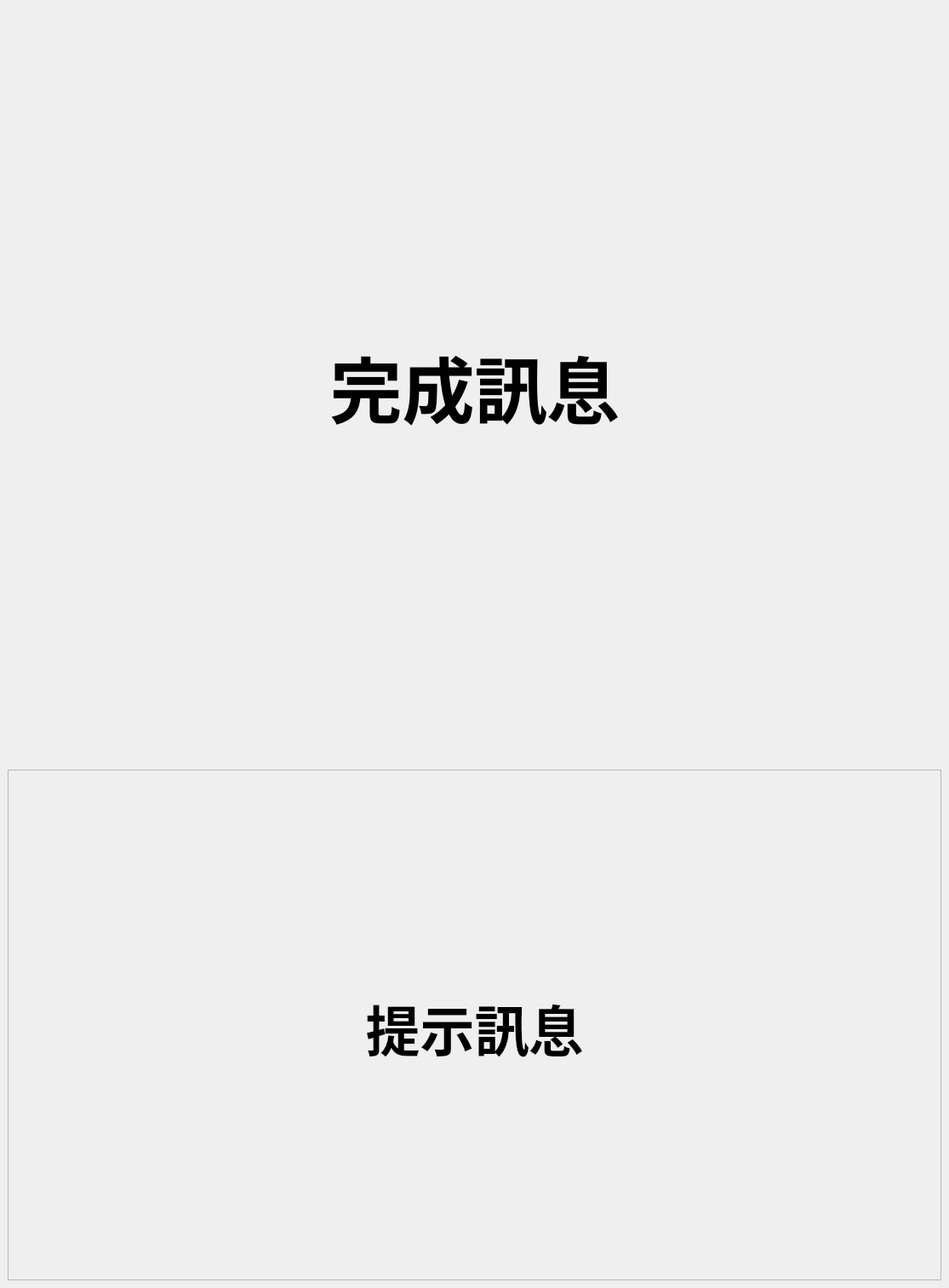
<?xml version="1.0" encoding="UTF-8"?>
<ui version="4.0">
 <class>WindowCompleted</class>
 <widget class="QMainWindow" name="WindowCompleted">
  <property name="geometry">
   <rect>
    <x>0</x>
    <y>0</y>
    <width>1115</width>
    <height>1513</height>
   </rect>
  </property>
  <property name="windowTitle">
   <string>主畫面</string>
  </property>
  <widget class="QWidget" name="centralwidget">
   <layout class="QGridLayout" name="gridLayout">
    <item row="1" column="0">
     <widget class="QLabel" name="label_message">
      <property name="font">
       <font>
        <family>微軟正黑體</family>
        <pointsize>64</pointsize>
        <weight>75</weight>
        <bold>true</bold>
       </font>
      </property>
      <property name="text">
       <string>完成訊息</string>
      </property>
      <property name="alignment">
       <set>Qt::AlignCenter</set>
      </property>
     </widget>
    </item>
    <item row="3" column="0">
     <widget class="QFrame" name="frame">
      <property name="minimumSize">
       <size>
        <width>0</width>
        <height>600</height>
       </size>
      </property>
      <property name="maximumSize">
       <size>
        <width>16777215</width>
        <height>16777215</height>
       </size>
      </property>
      <property name="frameShape">
       <enum>QFrame::StyledPanel</enum>
      </property>
      <property name="frameShadow">
       <enum>QFrame::Raised</enum>
      </property>
      <layout class="QVBoxLayout" name="verticalLayout">
       <item>
        <widget class="QFrame" name="frame_2">
         <property name="frameShape">
          <enum>QFrame::StyledPanel</enum>
         </property>
         <property name="frameShadow">
          <enum>QFrame::Raised</enum>
         </property>
        </widget>
       </item>
       <item>
        <spacer name="verticalSpacer_8">
         <property name="orientation">
          <enum>Qt::Vertical</enum>
         </property>
         <property name="sizeHint" stdset="0">
          <size>
           <width>20</width>
           <height>40</height>
          </size>
         </property>
        </spacer>
       </item>
       <item>
        <widget class="QLabel" name="label_hint">
         <property name="font">
          <font>
           <family>微軟正黑體</family>
           <pointsize>48</pointsize>
           <weight>75</weight>
           <bold>true</bold>
          </font>
         </property>
         <property name="text">
          <string>提示訊息</string>
         </property>
         <property name="alignment">
          <set>Qt::AlignCenter</set>
         </property>
        </widget>
       </item>
       <item>
        <spacer name="verticalSpacer_5">
         <property name="orientation">
          <enum>Qt::Vertical</enum>
         </property>
         <property name="sizeHint" stdset="0">
          <size>
           <width>20</width>
           <height>40</height>
          </size>
         </property>
        </spacer>
       </item>
      </layout>
     </widget>
    </item>
    <item row="2" column="0">
     <spacer name="verticalSpacer_3">
      <property name="orientation">
       <enum>Qt::Vertical</enum>
      </property>
      <property name="sizeHint" stdset="0">
       <size>
        <width>20</width>
        <height>40</height>
       </size>
      </property>
     </spacer>
    </item>
    <item row="0" column="0">
     <spacer name="verticalSpacer_2">
      <property name="orientation">
       <enum>Qt::Vertical</enum>
      </property>
      <property name="sizeHint" stdset="0">
       <size>
        <width>20</width>
        <height>40</height>
       </size>
      </property>
     </spacer>
    </item>
   </layout>
  </widget>
 </widget>
 <resources/>
 <connections/>
</ui>
